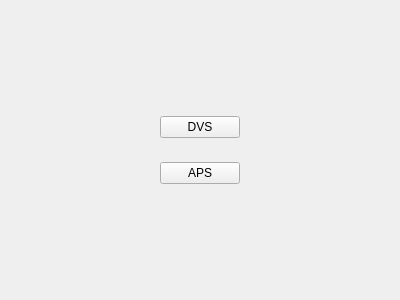
<?xml version="1.0" encoding="UTF-8"?>
<ui version="4.0">
 <class>WidgetWelcome</class>
 <widget class="QWidget" name="WidgetWelcome">
  <property name="geometry">
   <rect>
    <x>0</x>
    <y>0</y>
    <width>400</width>
    <height>300</height>
   </rect>
  </property>
  <property name="windowTitle">
   <string/>
  </property>
  <layout class="QGridLayout" name="gridLayout" rowstretch="1,1,0,1,1">
   <item row="0" column="1">
    <spacer name="verticalSpacer">
     <property name="orientation">
      <enum>Qt::Vertical</enum>
     </property>
     <property name="sizeHint" stdset="0">
      <size>
       <width>20</width>
       <height>90</height>
      </size>
     </property>
    </spacer>
   </item>
   <item row="1" column="0">
    <spacer name="horizontalSpacer">
     <property name="orientation">
      <enum>Qt::Horizontal</enum>
     </property>
     <property name="sizeHint" stdset="0">
      <size>
       <width>145</width>
       <height>20</height>
      </size>
     </property>
    </spacer>
   </item>
   <item row="1" column="1">
    <widget class="QPushButton" name="pushButtonDVS">
     <property name="enabled">
      <bool>true</bool>
     </property>
     <property name="text">
      <string>DVS</string>
     </property>
    </widget>
   </item>
   <item row="1" column="2">
    <spacer name="horizontalSpacer_2">
     <property name="orientation">
      <enum>Qt::Horizontal</enum>
     </property>
     <property name="sizeHint" stdset="0">
      <size>
       <width>144</width>
       <height>20</height>
      </size>
     </property>
    </spacer>
   </item>
   <item row="2" column="1">
    <spacer name="verticalSpacer_3">
     <property name="orientation">
      <enum>Qt::Vertical</enum>
     </property>
     <property name="sizeHint" stdset="0">
      <size>
       <width>20</width>
       <height>18</height>
      </size>
     </property>
    </spacer>
   </item>
   <item row="3" column="0">
    <spacer name="horizontalSpacer_3">
     <property name="orientation">
      <enum>Qt::Horizontal</enum>
     </property>
     <property name="sizeHint" stdset="0">
      <size>
       <width>145</width>
       <height>20</height>
      </size>
     </property>
    </spacer>
   </item>
   <item row="3" column="1">
    <widget class="QPushButton" name="pushButtonAPS">
     <property name="text">
      <string>APS</string>
     </property>
    </widget>
   </item>
   <item row="3" column="2">
    <spacer name="horizontalSpacer_4">
     <property name="orientation">
      <enum>Qt::Horizontal</enum>
     </property>
     <property name="sizeHint" stdset="0">
      <size>
       <width>144</width>
       <height>20</height>
      </size>
     </property>
    </spacer>
   </item>
   <item row="4" column="1">
    <spacer name="verticalSpacer_2">
     <property name="orientation">
      <enum>Qt::Vertical</enum>
     </property>
     <property name="sizeHint" stdset="0">
      <size>
       <width>20</width>
       <height>89</height>
      </size>
     </property>
    </spacer>
   </item>
  </layout>
 </widget>
 <resources/>
 <connections/>
</ui>
